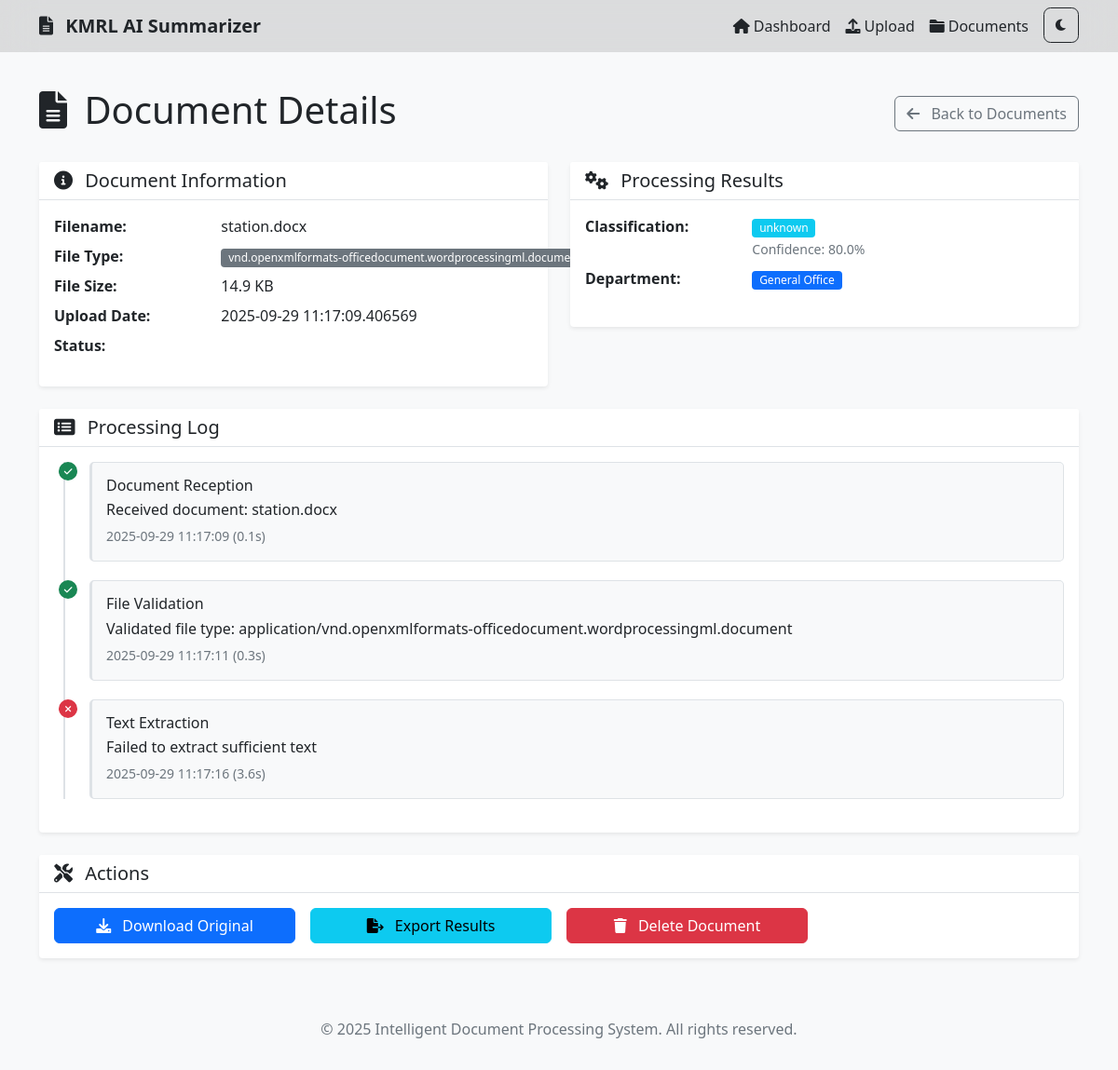
The page /document/4 on the database its author committed.
### app.py (models this page shows, shortened)
class Document(db.Model):
    id = db.Column(db.Integer, primary_key=True)
    filename = db.Column(db.String(255), nullable=False)
    original_filename = db.Column(db.String(255), nullable=False)
    file_type = db.Column(db.String(50))
    file_size = db.Column(db.Integer)
    upload_date = db.Column(db.DateTime, default=datetime.utcnow)
    status = db.Column(db.String(50), default='uploaded')
    extracted_text = db.Column(db.Text)
    summary = db.Column(db.Text)
    document_type = db.Column(db.String(100))
    confidence_score = db.Column(db.Float)
    department = db.Column(db.String(100))

### app.py (the view, shortened to what this page needs)
@app.route('/document/<int:doc_id>')
def document_detail(doc_id):
    document = Document.query.get_or_404(doc_id)
    logs = []
    if document.status in ['processed', 'complete', 'failed']:
        import random
        from datetime import timedelta
        reception_time = document.upload_date
        logs.append({
            'module': 'document reception',
            'message': f'Received document: {document.original_filename}',
            'status': 'completed',
            'timestamp': reception_time.strftime('%Y-%m-%d %H:%M:%S'),
            'processing_time': 0.1
        })
        validation_time = reception_time + timedelta(seconds=2)
        logs.append({
            'module': 'file validation',
            'message': f'Validated file type: {document.file_type}',
            'status': 'completed',
            'timestamp': validation_time.strftime('%Y-%m-%d %H:%M:%S'),
            'processing_time': 0.3
        })
        extraction_time = validation_time + timedelta(seconds=5)
        extraction_status = 'completed' if document.extracted_text and len(document.extracted_text.strip()) > 10 else 'failed'
        extraction_message = f'Successfully extracted {len(document.extracted_text)} characters' if extraction_status == 'completed' else 'Failed to extract sufficient text'
        logs.append({
            'module': 'text extraction',
            'message': extraction_message,
            'status': extraction_status,
            'timestamp': extraction_time.strftime('%Y-%m-%d %H:%M:%S'),
            'processing_time': random.uniform(1.5, 8.0)
        })
    return render_template('document_detail.html', document=document, logs=logs)

### frontend/templates/document_detail.html (shortened to what this page needs)
{% extends "base.html" %}
{% block content %}
<div class="row">
    <div class="col-12">
        <div class="d-flex justify-content-between align-items-center mb-4">
            <h1>
                <i class="fas fa-file-alt me-2"></i>
                Document Details
            </h1>
            <div>
                <a href="{{ url_for('documents') }}" class="btn btn-outline-secondary">
                    <i class="fas fa-arrow-left me-2"></i>
                    Back to Documents
                </a>
            </div>
        </div>
    </div>
</div>
<div class="row">
    <div class="col-md-6">
        <div class="card">
            <div class="card-header">
                <h5 class="mb-0">
                    <i class="fas fa-info-circle me-2"></i>
                    Document Information
                </h5>
            </div>
            <div class="card-body">
                <dl class="row">
                    <dt class="col-sm-4">Filename:</dt>
                    <dd class="col-sm-8">{{ document.original_filename }}</dd>
                    <dt class="col-sm-4">File Type:</dt>
                    <dd class="col-sm-8">
                        <span class="badge bg-secondary">
                            {{ document.file_type.split('/')[-1] if document.file_type else 'unknown' }}
                        </span>
                    </dd>
                    <dt class="col-sm-4">File Size:</dt>
                    <dd class="col-sm-8">
                        {% if document.file_size %}
                            {% if document.file_size < 1024 %}
                                {{ document.file_size }} B
                            {% elif document.file_size < 1048576 %}
                                {{ "%.1f"|format(document.file_size/1024) }} KB
                            {% elif document.file_size < 1073741824 %}
                                {{ "%.1f"|format(document.file_size/1048576) }} MB
                            {% else %}
                                {{ "%.1f"|format(document.file_size/1073741824) }} GB
                            {% endif %}
                        {% else %}
                            Unknown
                        {% endif %}
                    </dd>
                    <dt class="col-sm-4">Upload Date:</dt>
                    <dd class="col-sm-8">
                        {% if document.upload_date %}
                            {{ document.upload_date }}
                        {% else %}
                            N/A
                        {% endif %}
                    </dd>
                    <dt class="col-sm-4">Status:</dt>
                    <dd class="col-sm-8">
                    </dd>
                </dl>
            </div>
        </div>
    </div>
    <div class="col-md-6">
        <div class="card">
            <div class="card-header">
                <h5 class="mb-0">
                    <i class="fas fa-cogs me-2"></i>
                    Processing Results
                </h5>
            </div>
            <div class="card-body">
                <dl class="row">
                    <dt class="col-sm-4">Classification:</dt>
                    <dd class="col-sm-8">
                        {% if document.document_type %}
                            <span class="badge bg-info">{{ document.document_type }}</span>
                            {% if document.confidence_score %}
                                <br><small class="text-muted">
                                    Confidence: {{ (document.confidence_score * 100)|round(1) }}%
                                </small>
                            {% endif %}
                        {% else %}
                            <span class="text-muted">Not classified</span>
                        {% endif %}
                    </dd>
                    <dt class="col-sm-4">Department:</dt>
                    <dd class="col-sm-8">
                        {% if document.department %}
                            <span class="badge bg-primary">{{ document.department }}</span>
                        {% else %}
                            <span class="text-muted">Not routed</span>
                        {% endif %}
                    </dd>
                </dl>
            </div>
        </div>
    </div>
</div>
<div class="row mt-4">
    <div class="col-12">
        <div class="card">
            <div class="card-header">
                <h5 class="mb-0">
                    <i class="fas fa-list-alt me-2"></i>
                    Processing Log
                </h5>
            </div>
            <div class="card-body">
                {% if logs %}
                    <div class="timeline">
                        {% for log in logs %}
                            <div class="timeline-item">
                                <div class="timeline-marker
                                    {% if log.status == 'completed' %}bg-success
                                    {% elif log.status == 'failed' %}bg-danger
                                    {% elif log.status == 'started' %}bg-primary
                                    {% else %}bg-warning{% endif %}">
                                    {% if log.status == 'completed' %}
                                        <i class="fas fa-check"></i>
                                    {% elif log.status == 'failed' %}
                                        <i class="fas fa-times"></i>
                                    {% elif log.status == 'started' %}
                                        <i class="fas fa-play"></i>
                                    {% else %}
                                        <i class="fas fa-clock"></i>
                                    {% endif %}
                                </div>
                                <div class="timeline-content">
                                    <h6 class="mb-1">{{ log.module|title }}</h6>
                                    <p class="mb-1">{{ log.message }}</p>
                                    <small class="text-muted">
                                        {% if log.timestamp %}
                                            {{ log.timestamp }}
                                        {% endif %}
                                        {% if log.processing_time %}
                                            ({{ log.processing_time|round(2) }}s)
                                        {% endif %}
                                    </small>
                                </div>
                            </div>
                        {% endfor %}
                    </div>
                {% else %}
                    <div class="text-center text-muted py-3">
                        <i class="fas fa-clipboard-list fa-2x mb-2"></i>
                        <p>No processing logs available</p>
                    </div>
                {% endif %}
            </div>
        </div>
    </div>
</div>
<div class="row mt-4">
    <div class="col-12">
        <div class="card">
            <div class="card-header">
                <h5 class="mb-0">
                    <i class="fas fa-tools me-2"></i>
                    Actions
                </h5>
            </div>
            <div class="card-body">
                <div class="row g-3">
                    <div class="col-md-3">
                        <button class="btn btn-primary w-100" onclick="downloadDocument()">
                            <i class="fas fa-download me-2"></i>
                            Download Original
                        </button>
                    </div>
                    <div class="col-md-3">
                        <button class="btn btn-info w-100" onclick="exportResults()">
                            <i class="fas fa-file-export me-2"></i>
                            Export Results
                        </button>
                    </div>
                    <div class="col-md-3">
                        <button class="btn btn-danger w-100" onclick="deleteDocument()">
                            <i class="fas fa-trash me-2"></i>
                            Delete Document
                        </button>
                    </div>
                </div>
            </div>
        </div>
    </div>
</div>
{% endblock %}

### frontend/static/css/style.css (style rules this page uses)
:root { --primary-color: #0d6efd; --secondary-color: #6c757d; --success-color: #198754; --warning-color: #ffc107; --danger-color: #dc3545; --info-color: #0dcaf0; --light-color: #f8f9fa; --dark-color: #000000; --bg-color: #f8f9fa; --text-color: #212529; --card-bg-color: #ffffff; --border-color: #dee2e6; --nav-bg-color: #0000001d; --nav-text-color: #212529; --footer-bg-color: #f8f9fa; --footer-text-color: #6c757d; }
body { font-family: "Segoe UI", Tahoma, Geneva, Verdana, sans-serif; background-color: var(--bg-color); color: var(--text-color); transition: background-color 0.3s ease, color 0.3s ease; padding-top: 70px; }
.card { border: none; box-shadow: 0 0.125rem 0.25rem rgba(0, 0, 0, 0.075); transition: box-shadow 0.15s ease-in-out, background-color 0.3s ease; background-color: var(--card-bg-color); color: var(--text-color); }
.card-header { background-color: var(--card-bg-color); border-bottom: 1px solid var(--border-color); font-weight: 600; }
.badge { font-size: 0.75em; font-weight: 500; }
.btn { font-weight: 500; border-radius: 0.375rem; transition: all 0.15s ease-in-out; }
.timeline { position: relative; padding-left: 2rem; }
.timeline::before { content: ""; position: absolute; left: 0.625rem; top: 0; bottom: 0; width: 2px; background: #dee2e6; }
.timeline-item { position: relative; margin-bottom: 1.5rem; }
.timeline-marker { position: absolute; left: -1.75rem; width: 1.5rem; height: 1.5rem; border-radius: 50%; display: flex; align-items: center; justify-content: center; color: white; font-size: 0.75rem; z-index: 1; }
.timeline-content { background: #fff; padding: 1rem; border-radius: 0.5rem; border: 1px solid #dee2e6; margin-left: 0.5rem; }

### frontend/static/css/dark-mode.css (style rules this page uses)
:root { transition: all 0s; }
body.theme-initialized { transition: background-color 0.3s ease, color 0.3s ease; }

### frontend/static/css/page-transitions.css (style rules this page uses)
a { transition: color 0.2s ease; }
html { transition: background-color 0.5s ease; }
.card { transition: transform 0.2s ease, box-shadow 0.2s ease, background-color 0.3s ease !important; }

### frontend/templates/document_detail.html (style rules this page uses)
.timeline { position: relative; padding-left: 30px; }
.timeline::before { content: ''; position: absolute; left: 10px; top: 0; bottom: 0; width: 2px; background: #dee2e6; }
.timeline-item { position: relative; margin-bottom: 20px; }
.timeline-marker { position: absolute; left: -25px; width: 20px; height: 20px; border-radius: 50%; display: flex; align-items: center; justify-content: center; color: white; font-size: 10px; }
.timeline-content { background: #f8f9fa; padding: 15px; border-radius: 5px; border-left: 3px solid #dee2e6; }

### rows shown on the page
Document: original_filename "station.docx", file_type "vnd.openxmlformats-officedocument.wordprocessingml.document", document.file_size/1024 "14.9", upload_date "2025-09-29 11:17:09.406569", document_type "unknown", (document.confidence_score*100)|round(1) "80.0", department "General Office"

### other values the page prints
{{ log.module|title }} "Document Reception" "File Validation" "Text Extraction"
{{ log.message }} "Received document: station.docx" "Validated file type: application/vnd.openxmlformats-officedocument.wordprocessingml.document" "Failed to extract sufficient text"
{{ log.timestamp }} "2025-09-29 11:17:09" "2025-09-29 11:17:11" "2025-09-29 11:17:16"
{{ log.processing_time|round(2) }} "0.1" "0.3" "3.6"
